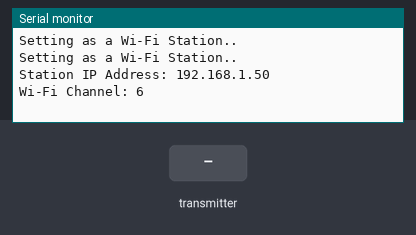
The sketch below on a simulated ESP32. Shown: the last lines printed to the serial monitor. The inputs (shaded band) are chosen by the test bench. WiFi joins after 1.5 s; servers stay silent unless stated.

Above: at 3.2 s.
3.3 s: the transmitter starts sending id = 0
At 3.61 s:
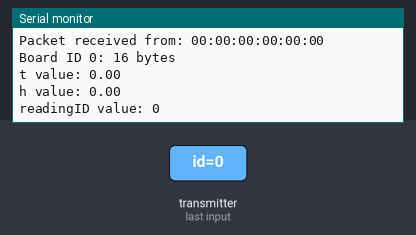
4.8 s: the transmitter starts sending temp = 25
6.3 s: the transmitter starts sending hum = 25
7.8 s: the transmitter starts sending readingId = 1
At 8.11 s:
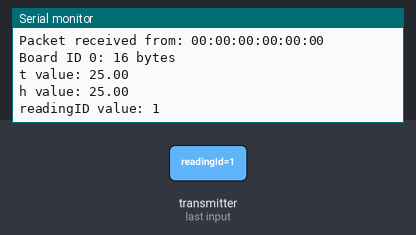
9.3 s: the transmitter starts sending id = 1
10.8 s: the transmitter starts sending temp = 50
Timing chart, 0 to 13.3 s (numbered marks = the images above; inputs shaded):
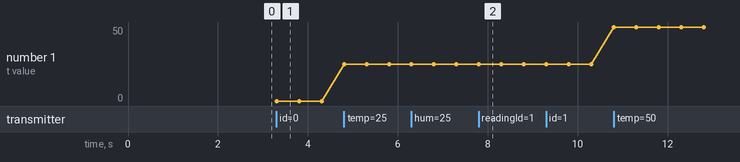

Measured:
- after the input at 3.3 s, the serial monitor: prints a new line at once (image 1)
- after the input at 7.8 s, the serial monitor: prints a new line at once (image 2)
- plotted number 1: 0 → 25 after the input at 4.8 s, 25 → 50 after the input at 10.8 s

The sketch:

Channel_check_Receiver.ino
```cpp
// (licence header left out)
#include <esp_now.h>
#include <WiFi.h>
#include "ESPAsyncWebServer.h"
#include <Arduino_JSON.h>

// Replace with your network credentials (STATION)
const char* ssid = "LGU+POLY";
const char* password = "@Polytech";

// Structure example to receive data
// Must match the sender structure
typedef struct struct_message {
  int id;
  float temp;
  float hum;
  unsigned int readingId;
} struct_message;

struct_message incomingReadings;

JSONVar board;

AsyncWebServer server(80);
AsyncEventSource events("/events");

// callback function that will be executed when data is received
void OnDataRecv(const uint8_t * mac_addr, const uint8_t *incomingData, int len) {
  // Copies the sender mac address to a string
  char macStr[18];
  Serial.print("Packet received from: ");
  snprintf(macStr, sizeof(macStr), "%02x:%02x:%02x:%02x:%02x:%02x",
           mac_addr[0], mac_addr[1], mac_addr[2], mac_addr[3], mac_addr[4], mac_addr[5]);
  Serial.println(macStr);
  memcpy(&incomingReadings, incomingData, sizeof(incomingReadings));

  board["id"] = incomingReadings.id;
  board["temperature"] = incomingReadings.temp;
  board["humidity"] = incomingReadings.hum;
  board["readingId"] = String(incomingReadings.readingId);
  String jsonString = JSON.stringify(board);
  events.send(jsonString.c_str(), "new_readings", millis());

  Serial.printf("Board ID %u: %u bytes\n", incomingReadings.id, len);
  Serial.printf("t value: %4.2f \n", incomingReadings.temp);
  Serial.printf("h value: %4.2f \n", incomingReadings.hum);
  Serial.printf("readingID value: %d \n", incomingReadings.readingId);
  Serial.println();
}

const char index_html[] PROGMEM = R"rawliteral(
<!DOCTYPE HTML><html>
<head>
  <title>ESP-NOW DASHBOARD</title>
  <meta name="viewport" content="width=device-width, initial-scale=1">
  <link rel="stylesheet" href="https://use.fontawesome.com/releases/v5.7.2/css/all.css" integrity="sha384-fnmOCqbTlWIlj8LyTjo7mOUStjsKC4pOpQbqyi7RrhN7udi9RwhKkMHpvLbHG9Sr" crossorigin="anonymous">
  <link rel="icon" href="data:,">
  <style>
    html {font-family: Arial; display: inline-block; text-align: center;}
    p {  font-size: 1.2rem;}
    body {  margin: 0;}
    .topnav { overflow: hidden; background-color: #2f4468; color: white; font-size: 1.7rem; }
    .content { padding: 20px; }
    .card { background-color: white; box-shadow: 2px 2px 12px 1px rgba(140,140,140,.5); }
    .cards { max-width: 700px; margin: 0 auto; display: grid; grid-gap: 2rem; grid-template-columns: repeat(auto-fit, minmax(300px, 1fr)); }
    .reading { font-size: 2.8rem; }
    .packet { color: #bebebe; }
    .card.temperature { color: #fd7e14; }
    .card.humidity { color: #1b78e2; }
  </style>
</head>
<body>
  <div class="topnav">
    <h3>ESP-NOW DASHBOARD</h3>
  </div>
  <div class="content">
    <div class="cards">
      <div class="card temperature">
        <h4><i class="fas fa-thermometer-half"></i> BOARD #1 - TEMPERATURE</h4><p><span class="reading"><span id="t1"></span> &deg;C</span></p><p class="packet">Reading ID: <span id="rt1"></span></p>
      </div>
      <div class="card humidity">
        <h4><i class="fas fa-tint"></i> BOARD #1 - HUMIDITY</h4><p><span class="reading"><span id="h1"></span> &percnt;</span></p><p class="packet">Reading ID: <span id="rh1"></span></p>
      </div>
      <div class="card temperature">
        <h4><i class="fas fa-thermometer-half"></i> BOARD #2 - TEMPERATURE</h4><p><span class="reading"><span id="t2"></span> &deg;C</span></p><p class="packet">Reading ID: <span id="rt2"></span></p>
      </div>
      <div class="card humidity">
        <h4><i class="fas fa-tint"></i> BOARD #2 - HUMIDITY</h4><p><span class="reading"><span id="h2"></span> &percnt;</span></p><p class="packet">Reading ID: <span id="rh2"></span></p>
      </div>
    </div>
  </div>
<script>
if (!!window.EventSource) {
 var source = new EventSource('/events');

 source.addEventListener('open', function(e) {
  console.log("Events Connected");
 }, false);
 source.addEventListener('error', function(e) {
  if (e.target.readyState != EventSource.OPEN) {
    console.log("Events Disconnected");
  }
 }, false);

 source.addEventListener('message', function(e) {
  console.log("message", e.data);
 }, false);

 source.addEventListener('new_readings', function(e) {
  console.log("new_readings", e.data);
  var obj = JSON.parse(e.data);
  document.getElementById("t"+obj.id).innerHTML = obj.temperature.toFixed(2);
  document.getElementById("h"+obj.id).innerHTML = obj.humidity.toFixed(2);
  document.getElementById("rt"+obj.id).innerHTML = obj.readingId;
  document.getElementById("rh"+obj.id).innerHTML = obj.readingId;
 }, false);
}
</script>
</body>
</html>)rawliteral";

void setup() {
  // Initialize Serial Monitor
  Serial.begin(115200);

  // Set the device as a Station and Soft Access Point simultaneously
  WiFi.mode(WIFI_AP_STA);

  // Set device as a Wi-Fi Station
  WiFi.begin(ssid, password);
  while (WiFi.status() != WL_CONNECTED) {
    delay(1000);
    Serial.println("Setting as a Wi-Fi Station..");
  }
  Serial.print("Station IP Address: ");
  Serial.println(WiFi.localIP());
  Serial.print("Wi-Fi Channel: ");
  Serial.println(WiFi.channel());

  // Init ESP-NOW
  if (esp_now_init() != ESP_OK) {
    Serial.println("Error initializing ESP-NOW");
    return;
  }

  // Once ESPNow is successfully Init, we will register for recv CB to
  // get recv packer info
  esp_now_register_recv_cb(OnDataRecv);

  server.on("/", HTTP_GET, [](AsyncWebServerRequest *request){
    request->send_P(200, "text/html", index_html);
  });

  events.onConnect([](AsyncEventSourceClient *client){
    if(client->lastId()){
      Serial.printf("Client reconnected! Last message ID that it got is: %u\n", client->lastId());
    }
    // send event with message "hello!", id current millis
    // and set reconnect delay to 1 second
    client->send("hello!", NULL, millis(), 10000);
  });
  server.addHandler(&events);
  server.begin();
}

void loop() {
  static unsigned long lastEventTime = millis();
  static const unsigned long EVENT_INTERVAL_MS = 1000;
  if ((millis() - lastEventTime) > EVENT_INTERVAL_MS) {
    events.send("ping",NULL,millis());
    lastEventTime = millis();
  }
}
```
